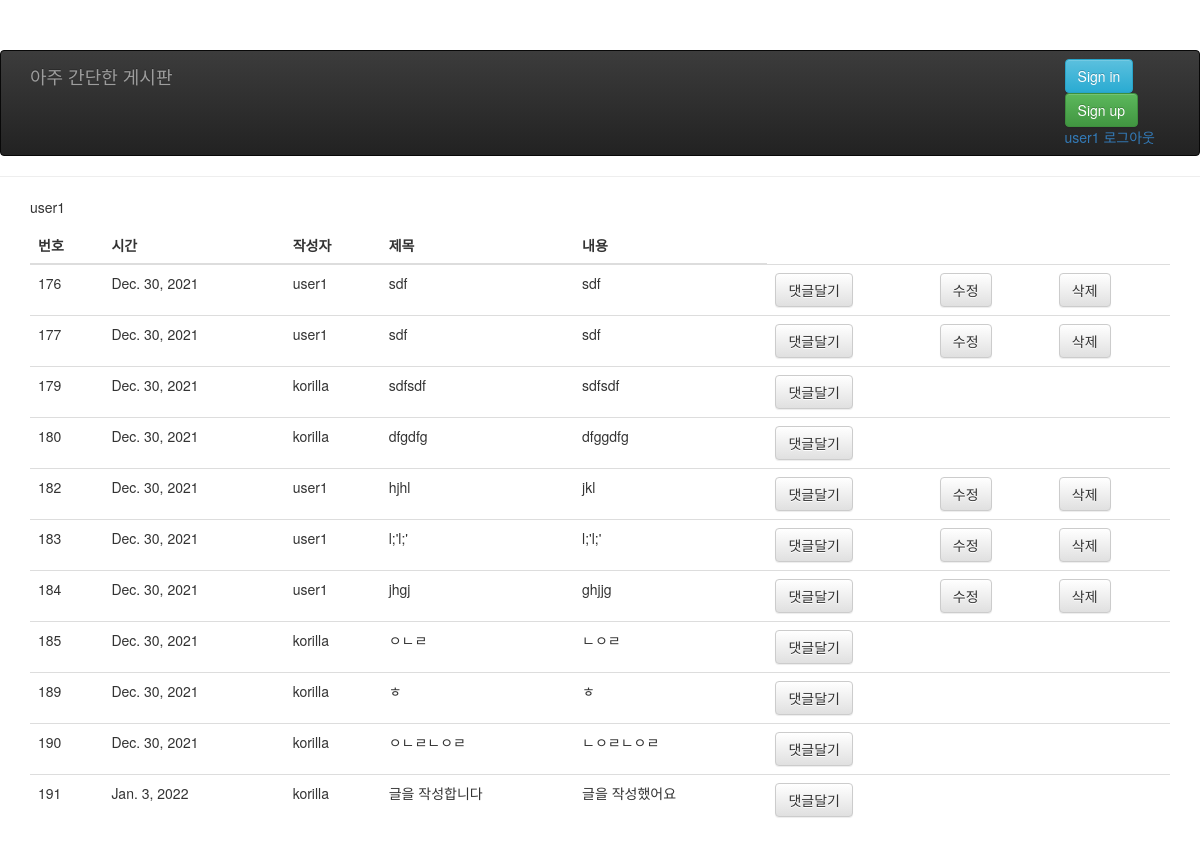
Page /board/list/ (signed in) on the committed database.
### board/models.py (models this page shows, shortened)
class Board(models.Model):
    user = models.ForeignKey(User, on_delete=models.CASCADE)
    createdate = models.DateField(
        verbose_name='Date Created', auto_now_add=True)
    subject = models.CharField(max_length=50)
    content = models.TextField()

### board/views.py (the view)
# urls.py: path('list/', views.list, name='list'),
def list(request):
    rows = Board.objects.all()
    posts = Comment.objects.all()
    content2 = {'posts': posts}
    content = {'rows': rows}
    return render(request, 'board/list.html', content)

### board/templates/board/list.html (shortened to what this page needs)
{% extends './base.html' %}
{% load static %}
{% block content %}
<div class="container">
    <table class='table'>
        <thead>
            <tr>
                <th> 번호 </th>
                <th> 시간 </th>
                <th> 작성자 </th>
                <th> 제목 </th>
                <th> 내용 </th>
            </tr>
        </thead>
        <tbody>
            {% for row in rows %}
            <tr>
                <td>{{row.id}}</td>
                <td>{{row.createdate}}</td>
                <td>{{row.user.username}}</td>
                <td>{{row.subject}}</td>
                <td>{{row.content}}</td>
                <td>
                    <form action='/board/comment/' method='POST'>{% csrf_token %}
                        <button type='submit' class='btn btn-default'>댓글달기</button>
                    </form>
                </td>
                {% if request.user.is_authenticated %}
                {% if request.user.username == row.user.username %}
                <td>
                    <a href='/board/update/?id={{row.id}}'>
                        <button type='submit' class='btn btn-default'>수정</button>
                    </a>
                </td>
                <td>
                    <form action='/board/delete/' method='GET'>
                        <button type='submit' class='btn btn-default'>삭제</button>
                    </form>
                </td>
                {% else %}
                <td></td>
                <td></td>
                {% endif %}
                {% endif %}
            </tr>
            {% endfor %}
        </tbody>
    </table>
</div>
{% endblock content %}

### board/templates/board/base.html (shortened to what this page needs)
{% load static %}
<!DOCTYPE html>
<html>
<head>
    <link type='text/css' rel='stylesheet' href='{% static "bootstrap.min.css" %}' />
    <link type='text/css' rel='stylesheet' href='{% static "bootstrap-theme.min.css" %}' />
    <link type='text/css' rel='stylesheet' href='{% static "list.css" %}' />
</head>
<body>
    <nav class="navbar navbar-inverse">
        <div class="container">
            <div class="navbar-header">
                <a class="navbar-brand" href="{% url 'main' %}">아주 간단한 게시판</a>
            </div>
            <div id="navbar" class="navbar-collapse collapse">
                <div class="navbar-form navbar-right">
                    <form action="/board/login/" method="POST">{% csrf_token %}
                        <button type="submit" class="btn btn-info">Sign in</button>
                    </form>
                    <form action="/board/signup/" method="POST">{% csrf_token %}
                        <button type="submit" class="btn btn-success">Sign up</button>
                    </form>
                    <a>{{ user }}</a>
                    <a href="{% url 'logout' %}?next={{ request.path }}"
                        onclick="return confirm('정말로 로그아웃 하시겠습니까?');">로그아웃</a>
                </div>
            </div>
        </div>
    </nav>
    <hr>
    {% block content %}
    {% endblock content %}
</body>
</html>

### static/list.css (style rules this page uses)
body { padding-top: 50px; padding-bottom: 20px; }

### rows in the picture
Board: id "176", createdate "Dec. 30, 2021", user.username "user1", subject "sdf", content "sdf"
Board: id "177", createdate "Dec. 30, 2021", user.username "user1", subject "sdf", content "sdf"
Board: id "179", createdate "Dec. 30, 2021", user.username "korilla", subject "sdfsdf", content "sdfsdf"
Board: id "180", createdate "Dec. 30, 2021", user.username "korilla", subject "dfgdfg", content "dfggdfg"
Board: id "182", createdate "Dec. 30, 2021", user.username "user1", subject "hjhl", content "jkl"
Board: id "183", createdate "Dec. 30, 2021", user.username "user1", subject "l;'l;'", content "l;'l;'"
Board: id "184", createdate "Dec. 30, 2021", user.username "user1", subject "jhgj", content "ghjjg"
Board: id "185", createdate "Dec. 30, 2021", user.username "korilla", subject "ㅇㄴㄹ", content "ㄴㅇㄹ"
Board: id "189", createdate "Dec. 30, 2021", user.username "korilla", subject "ㅎ", content "ㅎ"
Board: id "190", createdate "Dec. 30, 2021", user.username "korilla", subject "ㅇㄴㄹㄴㅇㄹ", content "ㄴㅇㄹㄴㅇㄹ"
Board: id "191", createdate "Jan. 3, 2022", user.username "korilla", subject "글을 작성합니다", content "글을 작성했어요"

### other values in the picture
{{ user }} "user1"
